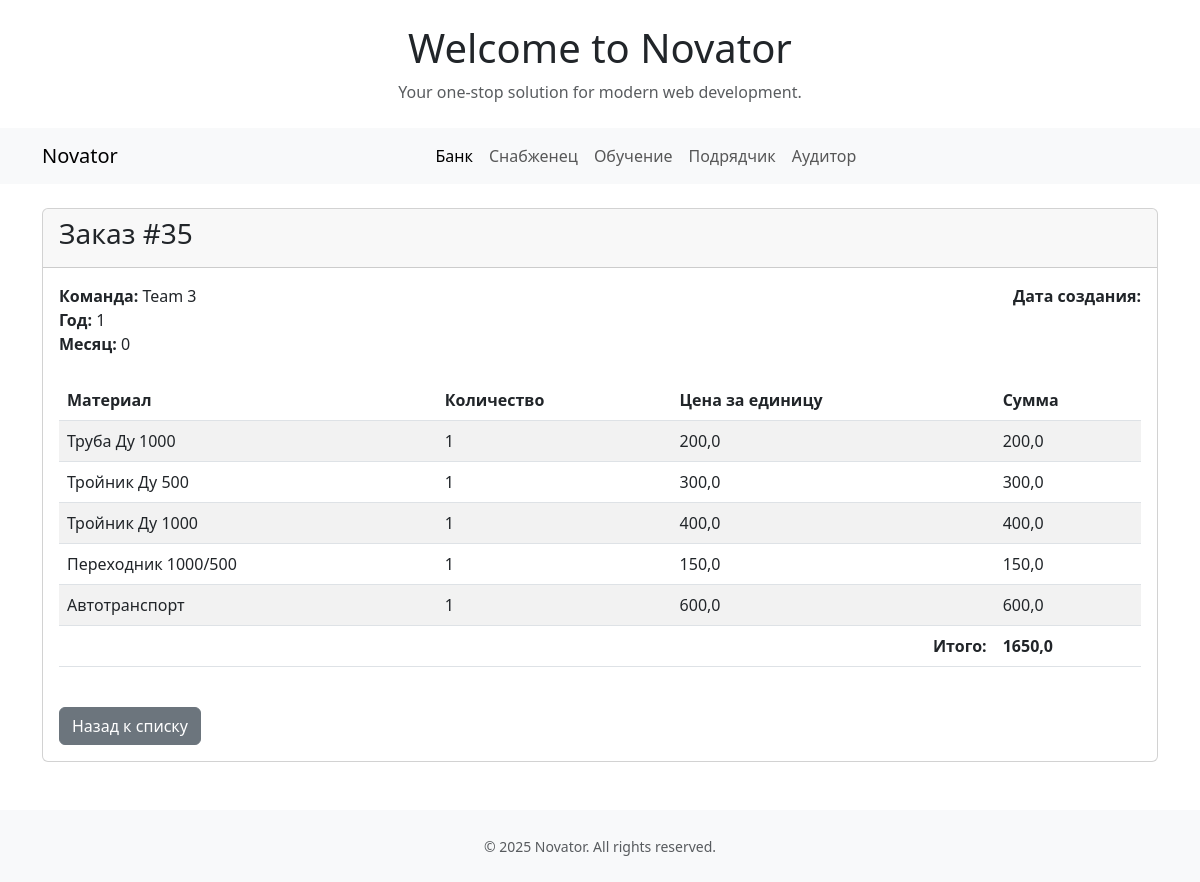
/bank/35/ (signed in), run on the app's committed database.
### bank/models.py (models this page shows, shortened)
class Zakaz(models.Model):
    team = models.ForeignKey(Team, on_delete=models.CASCADE)
    year = models.IntegerField(verbose_name='Год заказа')
    month = models.IntegerField(verbose_name='Месяц заказа', null=True)
    payment = models.BooleanField(default=False, verbose_name='Оплачено')
    def get_total_sum(self):
        items = self.zakazitem_set.all()
        return sum(item.get_total() for item in items)

class ZakazItem(models.Model):
    zakaz = models.ForeignKey(Zakaz, on_delete=models.CASCADE)
    material = models.ForeignKey(Material, on_delete=models.CASCADE)
    price = models.FloatField(max_length=10)
    quantity = models.IntegerField()
    def get_total(self):
        return self.quantity * self.price

### main/models.py (models this page shows, shortened)
class Team(models.Model):
    name = models.CharField(max_length=100, verbose_name='Имя команды')
    slug = models.SlugField(max_length=100)
    status = models.BooleanField(default=False, verbose_name='Активно')

class Material(models.Model):
    name = models.CharField(max_length=100,verbose_name='Наименование')
    slug = models.SlugField(max_length=100, blank=True)
    price = models.FloatField(max_length=10, verbose_name='Стоимость')
    category = models.ForeignKey(Category, on_delete=models.SET_DEFAULT ,verbose_name='Категория', default='пусто')

### bank/views.py (the view)
# urls.py: path('<int:zakaz_id>/', views.zakaz_detail, name='zakaz_detail'),
@login_required
def zakaz_detail(request, zakaz_id):
    zakaz = get_list_or_404(Zakaz, pk=zakaz_id)[0]
    items = ZakazItem.objects.filter(zakaz=zakaz)
    return render(request, 'bank/zakaz_detail.html', {'zakaz': zakaz, 'items': items})

### templates/bank/zakaz_detail.html
{% extends 'base.html' %}
{% load static %}
{% block content %}
<div class="container mt-4">
    <div class="card">
        <div class="card-header">
            <h3>Заказ #{{ zakaz.id }}</h3>
        </div>
        <div class="card-body">
            <div class="row mb-4">
                <div class="col-md-6">
                    <strong>Команда:</strong> {{ zakaz.team.name }}<br>
                    <strong>Год:</strong> {{ zakaz.year }}<br>
                    <strong>Месяц:</strong> {{ zakaz.month }}
                </div>
                <div class="col-md-6 text-end">
                    <strong>Дата создания:</strong> {{ zakaz.created_at|date:"d.m.Y H:i" }}
                </div>
            </div>
            <div class="table-responsive">
                <table class="table table-striped">
                    <thead>
                        <tr>
                            <th>Материал</th>
                            <th>Количество</th>
                            <th>Цена за единицу</th>
                            <th>Сумма</th>
                        </tr>
                    </thead>
                    <tbody>
                        {% for item in items %}
                        <tr>
                            <td>{{ item.material.name }}</td>
                            <td>{{ item.quantity }}</td>
                            <td>{{ item.price }}</td>
                            <td>{{ item.get_total }}</td>
                        </tr>
                        {% endfor %}
                    </tbody>
                    <tfoot>
                        <tr>
                            <td colspan="3" class="text-end"><strong>Итого:</strong></td>
                            <td><strong>{{ zakaz.get_total_sum }}</strong></td>
                        </tr>
                    </tfoot>
                </table>
            </div>
            <div class="mt-4">
                <a href="{% url 'bank:zakaz_list' %}" class="btn btn-secondary">Назад к списку</a>
            </div>
        </div>
    </div>
</div>
{% endblock %}

### templates/base.html (shortened to what this page needs)
<!DOCTYPE html>
<html lang="en">
<head>
    {% block head %}
    <link href="https://cdn.jsdelivr.net/npm/bootstrap@5.3.0/dist/css/bootstrap.min.css" rel="stylesheet">
    {% endblock %}
</head>
<body>
    <header>
        <div class="container my-4">
  <h1 class="text-center">Welcome to Novator</h1>
  <p class="text-center text-muted">Your one-stop solution for modern web development.</p>
</div>
        {% block nav %}
        <nav class="navbar navbar-expand-lg navbar-light bg-light">
  <div class="container">
    <a class="navbar-brand" href="#">Novator</a>
    <div class="collapse navbar-collapse" id="navbarNav">
      <ul class="navbar-nav mx-auto">
        <li class="nav-item">
          <a class="nav-link active" href="{% url 'bank:bank_list' %}">Банк</a>
        </li>
        <li class="nav-item">
          <a class="nav-link" href="#">Снабженец</a>
        </li>
        <li class="nav-item">
          <a class="nav-link" href="#">Обучение</a>
        </li>
        <li class="nav-item">
          <a class="nav-link" href="#">Подрядчик</a>
        </li>
        <li class="nav-item">
          <a class="nav-link" href="#">Аудитор</a>
        </li>
      </ul>
    </div>
  </div>
</nav>
        {% endblock %}
    </header>
    <main>
        {% block content %}{% endblock %}
    </main>
    {% block footer %}
    <footer class="bg-light py-4 mt-5">
  <div class="container text-center">
    <small class="text-muted">&copy; {{ year|default:2025 }} Novator. All rights reserved.</small>
  </div>
</footer>
    {% endblock %}
</body>
</html>

### data on the page
Zakaz: id "35", team.name "Team 3", year "1", month "0", get_total_sum "1650,0"
ZakazItem: material.name "Труба Ду 1000", quantity "1", price "200,0", get_total "200,0"
ZakazItem: material.name "Тройник Ду 500", quantity "1", price "300,0", get_total "300,0"
ZakazItem: material.name "Тройник Ду 1000", quantity "1", price "400,0", get_total "400,0"
ZakazItem: material.name "Переходник 1000/500", quantity "1", price "150,0", get_total "150,0"
ZakazItem: material.name "Автотранспорт", quantity "1", price "600,0", get_total "600,0"

### other printed values
{{ year|default:2025 }} "2025"
